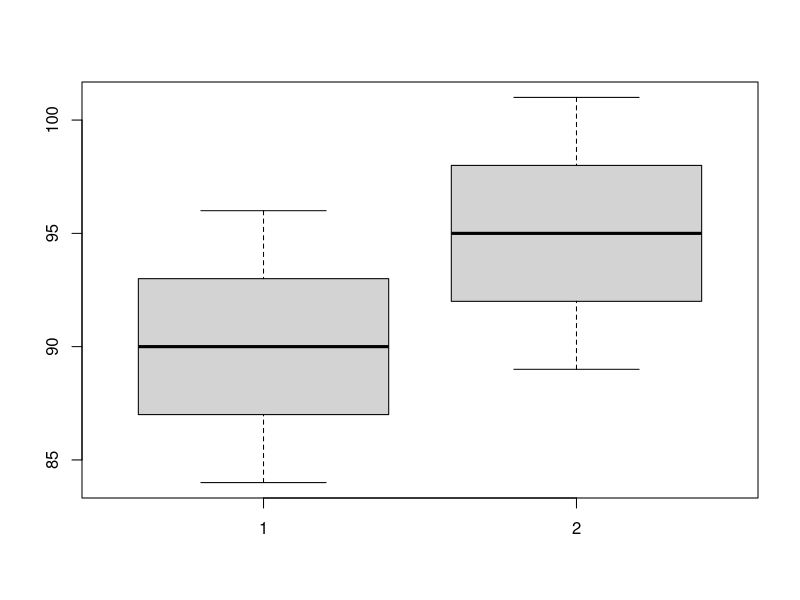
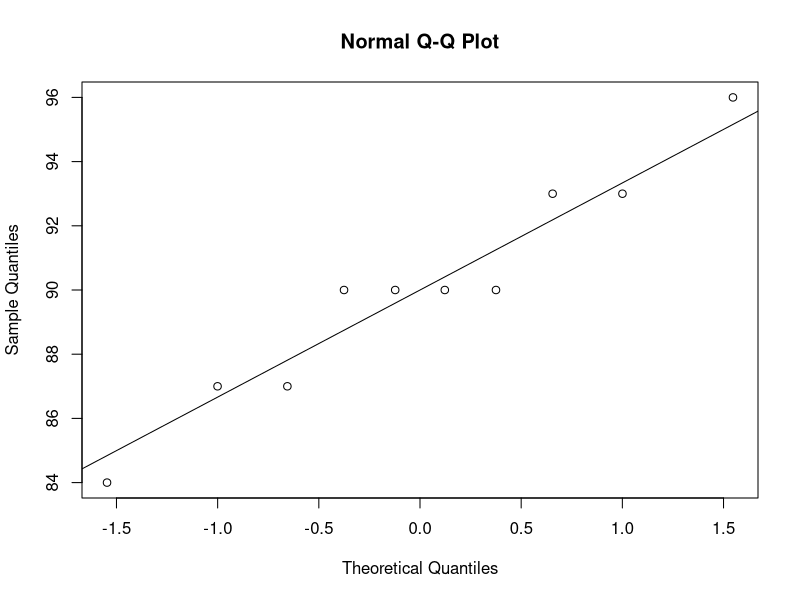
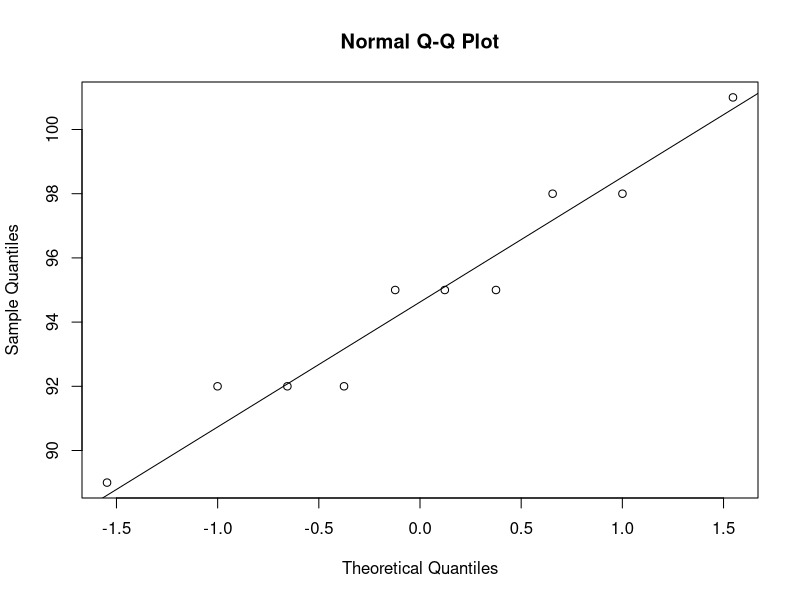

Write R code to recreate these figures, in order.
# próby zależne
przed <- c(84, 87, 87, 90, 90, 90, 90, 93, 93, 96)
po <- c(89, 92, 98, 95, 95, 92, 95, 92, 98, 101)

boxplot(przed, po)

shapiro.test(przed)
qqnorm(przed)
qqline(przed)

p_value <- 0.7026
alpha <- 0.05
if (p_value <= alpha) {
  print("Odrzucamy H0 na korzyść H1.")
} else {
  print("Brak podstaw do odrzucenia H0.")
}

shapiro.test(po)
qqnorm(po)
qqline(po)

# H0: mu_przed = mu_po
# H1: mu_przed < mu_po

# estymatory
mean(przed)
mean(po)
t.test(przed, po, paired = TRUE, alternative = "less")
 